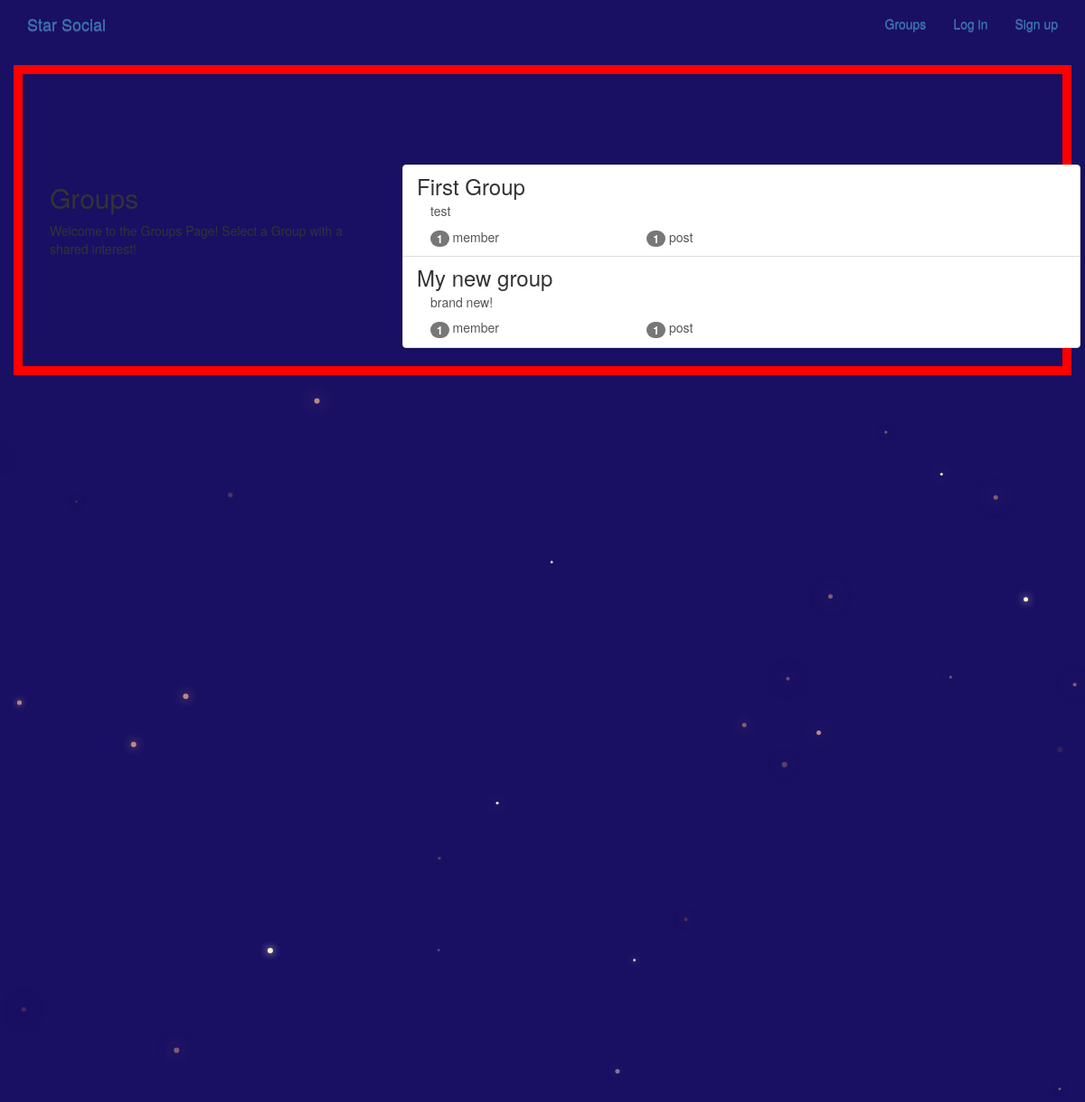
The app's page /groups/ with its own data.
### groups/models.py (models this page shows, shortened)
class Group(models.Model):
    name = models.CharField(max_length=255, unique=True)
    slug = models.SlugField(allow_unicode=True, unique=True)
    description = models.TextField(blank=True, default='')
    description_html = models.TextField(editable=False, default='', blank=True)
    members = models.ManyToManyField(User, through="GroupMember")
    class Meta:
        ordering = ["name"]

### groups/views.py (the view)
class ListGroups(generic.ListView):
    model = Group

### groups/templates/groups/group_list.html (shortened to what this page needs)
{% extends "groups/group_base.html" %}
{% block pregroup %}
<div class="col-md-4">
	<div class="content">
        <h2>Groups</h2>
        <p>Welcome to the Groups Page! Select a Group with a shared interest!</p>
	</div>
</div>
{% endblock %}
{% block group_content %}
<div class="col-md-8">
	<div class="list-group">
		{% for group in object_list %}
		  <a class="list-group-item" href="{% url 'groups:single' slug=group.slug %}">
			<h3 class="title list-group-item-heading">{{ group.name }}</h3>
			<div class="list-group-item-text container-fluid">
				{{ group.description_html|safe }}
				<div class="row">
					<div class="col-md-4">
						<span class="badge">{{ group.members.count }}</span> member{{ group.members.count|pluralize }}
					</div>
					<div class="col-md-4">
						<span class="badge">{{ group.posts.count }}</span> post{{ group.posts.count|pluralize }}
					</div>
				</div>
			</div>
		</a>
		{% endfor %}
	</div>
</div>
{% endblock %}

### static/css/master.css (style rules this page uses)
html, body { height: 100%; width: 100%; overflow: hidden; background: #191063; margin: 0; }

### records on screen
Group: name "First Group", description_html "test", members.count "1", posts.count "1"
Group: name "My new group", description_html "brand new!", members.count "1", posts.count "1"
